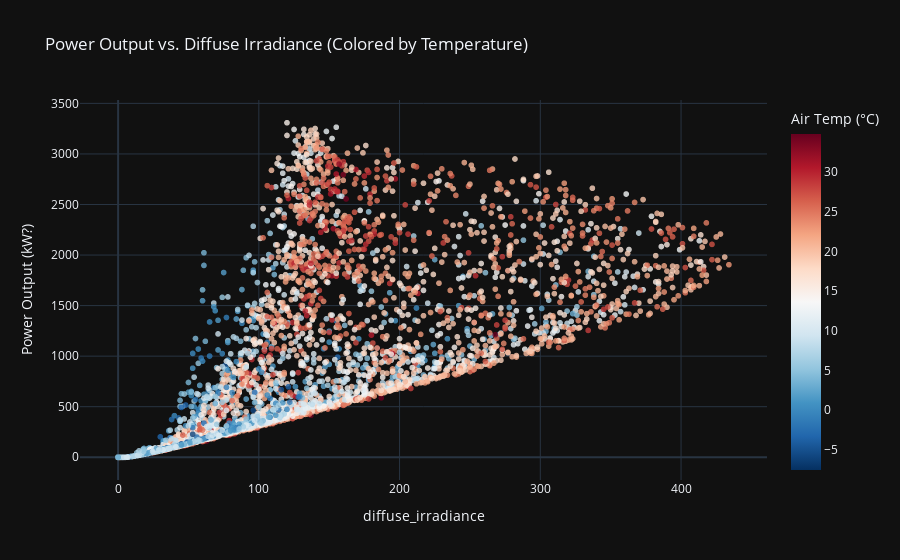

Notebook code cell kept with this figure:
### Code cell
# --- Plot Power Output vs. Diffuse Irradiance 

pw_diffuse_irradiance = create_scatter_plot(
                df_subset_2023,
                x='diffuse_irradiance',
                y='power_output',
                color='air_temperature',
                title='Power Output vs. Diffuse Irradiance (Colored by Temperature)',
                labels={'direct_irradiance': 'Direct Irradiance (W/m²)',
                            'power_output': 'Power Output (kW?)',
                            'air_temperature': 'Air Temp (°C)'})

pw_diffuse_irradiance.show()

### Figure 1 — Plotly figure (JSON) as saved in the notebook; plotly's stock layout.template omitted (floating-point values rounded to 4 significant figures; data arrays with more than 128 entries replaced by an {"elided": "..."} marker saying what was removed)
{"data": [{"hovertemplate": "diffuse_irradiance=%{x}<br>Power Output (kW?)=%{y}<br>Air Temp (°C)=%{marker.color}<extra></extra>", "legendgroup": "", "marker": {"color": {"elided": "8736 float values"}, "coloraxis": "coloraxis", "opacity": 0.8, "symbol": "circle"}, "mode": "markers", "name": "", "showlegend": false, "type": "scattergl", "x": {"elided": "8736 float values"}, "xaxis": "x", "y": {"elided": "8736 float values"}, "yaxis": "y"}], "layout": {"coloraxis": {"colorbar": {"title": {"text": "Air Temp (°C)"}}, "colorscale": [[0, "rgb(5,48,97)"], [0.1, "rgb(33,102,172)"], [0.2, "rgb(67,147,195)"], [0.3, "rgb(146,197,222)"], [0.4, "rgb(209,229,240)"], [0.5, "rgb(247,247,247)"], [0.6, "rgb(253,219,199)"], [0.7, "rgb(244,165,130)"], [0.8, "rgb(214,96,77)"], [0.9, "rgb(178,24,43)"], [1, "rgb(103,0,31)"]]}, "legend": {"tracegroupgap": 0}, "title": {"text": "Power Output vs. Diffuse Irradiance (Colored by Temperature)"}, "xaxis": {"anchor": "y", "domain": [0, 1], "title": {"text": "diffuse_irradiance"}}, "yaxis": {"anchor": "x", "domain": [0, 1], "title": {"text": "Power Output (kW?)"}}}}
